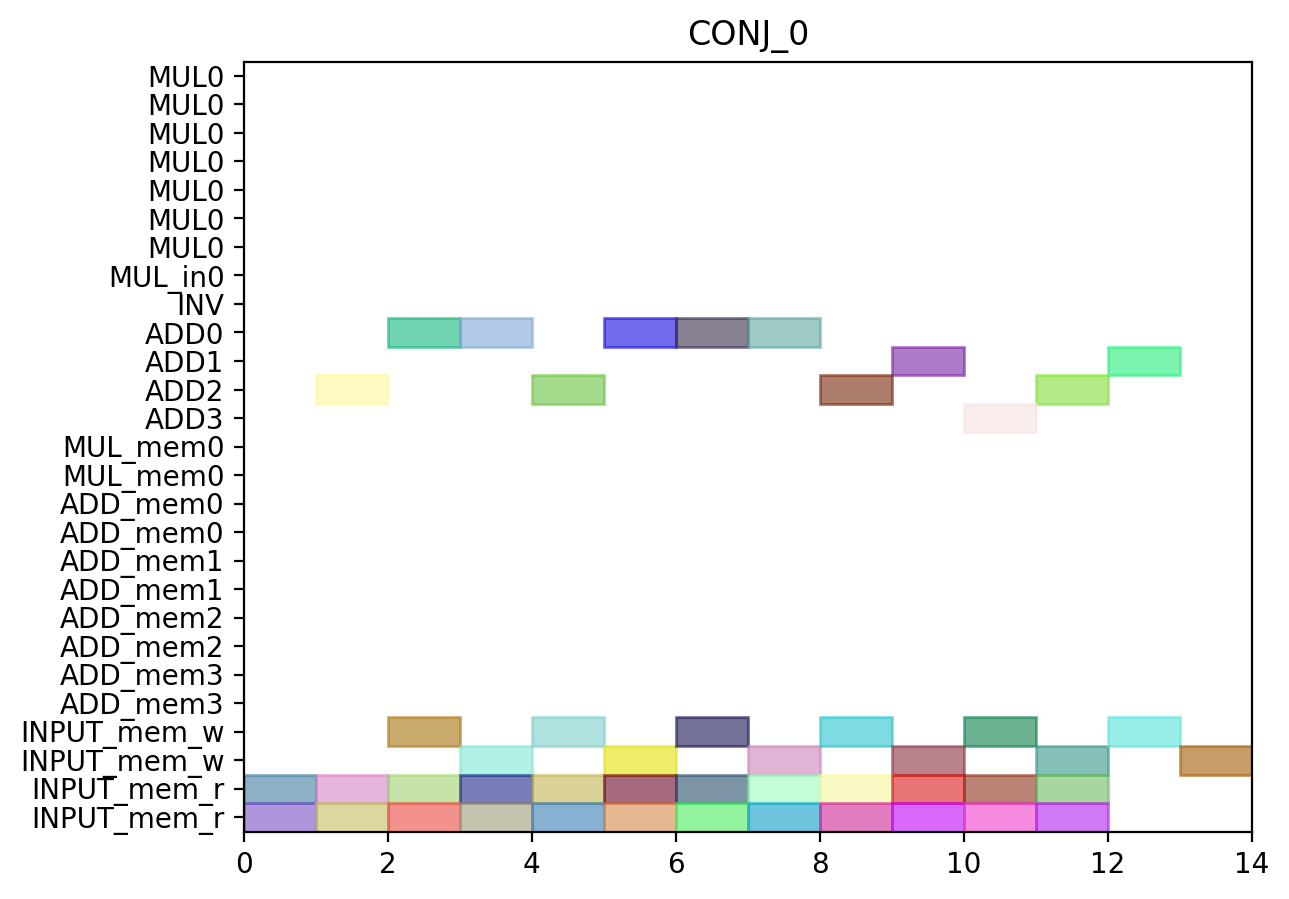

Reproduce this figure in Python.
from pyschedule import Scenario, solvers, plotters, alt


def solve():
	horizon = 90
	S = Scenario("CONJ_0", horizon=horizon)

	# resource
	MUL = S.Resources('MUL', num=1, size=7)
	MUL_in = S.Resources('MUL_in', num=1)
	INV = S.Resource('INV')
	ADD = S.Resources('ADD', num=4, periods=range(1, horizon))
	MUL_mem = S.Resources('MUL_mem', num=1, size=2)
	ADD_mem = S.Resources('ADD_mem', num=4, size=2)
	INPUT_mem_w = S.Resource('INPUT_mem_w', size=2)
	INPUT_mem_r = S.Resource('INPUT_mem_r', size=2)

	# result of previous scheduling

	# new tasks
	c000 = S.Task('c000', length=1, delay_cost=1)
	c000 += alt(ADD)

	S += 0<c000

	c000_mem0 = S.Task('c000_mem0', length=1, delay_cost=1)
	c000_mem0 += INPUT_mem_r
	S += c000_mem0 <= c000

	c000_mem1 = S.Task('c000_mem1', length=1, delay_cost=1)
	c000_mem1 += INPUT_mem_r
	S += c000_mem1 <= c000

	c000_w = S.Task('c000_w', length=1, delay_cost=1)
	c000_w += alt(INPUT_mem_w)
	S += c000 <= c000_w

	c001 = S.Task('c001', length=1, delay_cost=1)
	c001 += alt(ADD)

	S += 0<c001

	c001_mem0 = S.Task('c001_mem0', length=1, delay_cost=1)
	c001_mem0 += INPUT_mem_r
	S += c001_mem0 <= c001

	c001_mem1 = S.Task('c001_mem1', length=1, delay_cost=1)
	c001_mem1 += INPUT_mem_r
	S += c001_mem1 <= c001

	c001_w = S.Task('c001_w', length=1, delay_cost=1)
	c001_w += alt(INPUT_mem_w)
	S += c001 <= c001_w

	c010 = S.Task('c010', length=1, delay_cost=1)
	c010 += alt(ADD)

	S += 0<c010

	c010_mem0 = S.Task('c010_mem0', length=1, delay_cost=1)
	c010_mem0 += INPUT_mem_r
	S += c010_mem0 <= c010

	c010_mem1 = S.Task('c010_mem1', length=1, delay_cost=1)
	c010_mem1 += INPUT_mem_r
	S += c010_mem1 <= c010

	c010_w = S.Task('c010_w', length=1, delay_cost=1)
	c010_w += alt(INPUT_mem_w)
	S += c010 <= c010_w

	c011 = S.Task('c011', length=1, delay_cost=1)
	c011 += alt(ADD)

	S += 0<c011

	c011_mem0 = S.Task('c011_mem0', length=1, delay_cost=1)
	c011_mem0 += INPUT_mem_r
	S += c011_mem0 <= c011

	c011_mem1 = S.Task('c011_mem1', length=1, delay_cost=1)
	c011_mem1 += INPUT_mem_r
	S += c011_mem1 <= c011

	c011_w = S.Task('c011_w', length=1, delay_cost=1)
	c011_w += alt(INPUT_mem_w)
	S += c011 <= c011_w

	c100 = S.Task('c100', length=1, delay_cost=1)
	c100 += alt(ADD)

	S += 0<c100

	c100_mem0 = S.Task('c100_mem0', length=1, delay_cost=1)
	c100_mem0 += INPUT_mem_r
	S += c100_mem0 <= c100

	c100_mem1 = S.Task('c100_mem1', length=1, delay_cost=1)
	c100_mem1 += INPUT_mem_r
	S += c100_mem1 <= c100

	c100_w = S.Task('c100_w', length=1, delay_cost=1)
	c100_w += alt(INPUT_mem_w)
	S += c100 <= c100_w

	c101 = S.Task('c101', length=1, delay_cost=1)
	c101 += alt(ADD)

	S += 0<c101

	c101_mem0 = S.Task('c101_mem0', length=1, delay_cost=1)
	c101_mem0 += INPUT_mem_r
	S += c101_mem0 <= c101

	c101_mem1 = S.Task('c101_mem1', length=1, delay_cost=1)
	c101_mem1 += INPUT_mem_r
	S += c101_mem1 <= c101

	c101_w = S.Task('c101_w', length=1, delay_cost=1)
	c101_w += alt(INPUT_mem_w)
	S += c101 <= c101_w

	c110 = S.Task('c110', length=1, delay_cost=1)
	c110 += alt(ADD)

	S += 0<c110

	c110_mem0 = S.Task('c110_mem0', length=1, delay_cost=1)
	c110_mem0 += INPUT_mem_r
	S += c110_mem0 <= c110

	c110_mem1 = S.Task('c110_mem1', length=1, delay_cost=1)
	c110_mem1 += INPUT_mem_r
	S += c110_mem1 <= c110

	c110_w = S.Task('c110_w', length=1, delay_cost=1)
	c110_w += alt(INPUT_mem_w)
	S += c110 <= c110_w

	c111 = S.Task('c111', length=1, delay_cost=1)
	c111 += alt(ADD)

	S += 0<c111

	c111_mem0 = S.Task('c111_mem0', length=1, delay_cost=1)
	c111_mem0 += INPUT_mem_r
	S += c111_mem0 <= c111

	c111_mem1 = S.Task('c111_mem1', length=1, delay_cost=1)
	c111_mem1 += INPUT_mem_r
	S += c111_mem1 <= c111

	c111_w = S.Task('c111_w', length=1, delay_cost=1)
	c111_w += alt(INPUT_mem_w)
	S += c111 <= c111_w

	c200 = S.Task('c200', length=1, delay_cost=1)
	c200 += alt(ADD)

	S += 0<c200

	c200_mem0 = S.Task('c200_mem0', length=1, delay_cost=1)
	c200_mem0 += INPUT_mem_r
	S += c200_mem0 <= c200

	c200_mem1 = S.Task('c200_mem1', length=1, delay_cost=1)
	c200_mem1 += INPUT_mem_r
	S += c200_mem1 <= c200

	c200_w = S.Task('c200_w', length=1, delay_cost=1)
	c200_w += alt(INPUT_mem_w)
	S += c200 <= c200_w

	c201 = S.Task('c201', length=1, delay_cost=1)
	c201 += alt(ADD)

	S += 0<c201

	c201_mem0 = S.Task('c201_mem0', length=1, delay_cost=1)
	c201_mem0 += INPUT_mem_r
	S += c201_mem0 <= c201

	c201_mem1 = S.Task('c201_mem1', length=1, delay_cost=1)
	c201_mem1 += INPUT_mem_r
	S += c201_mem1 <= c201

	c201_w = S.Task('c201_w', length=1, delay_cost=1)
	c201_w += alt(INPUT_mem_w)
	S += c201 <= c201_w

	c210 = S.Task('c210', length=1, delay_cost=1)
	c210 += alt(ADD)

	S += 0<c210

	c210_mem0 = S.Task('c210_mem0', length=1, delay_cost=1)
	c210_mem0 += INPUT_mem_r
	S += c210_mem0 <= c210

	c210_mem1 = S.Task('c210_mem1', length=1, delay_cost=1)
	c210_mem1 += INPUT_mem_r
	S += c210_mem1 <= c210

	c210_w = S.Task('c210_w', length=1, delay_cost=1)
	c210_w += alt(INPUT_mem_w)
	S += c210 <= c210_w

	c211 = S.Task('c211', length=1, delay_cost=1)
	c211 += alt(ADD)

	S += 0<c211

	c211_mem0 = S.Task('c211_mem0', length=1, delay_cost=1)
	c211_mem0 += INPUT_mem_r
	S += c211_mem0 <= c211

	c211_mem1 = S.Task('c211_mem1', length=1, delay_cost=1)
	c211_mem1 += INPUT_mem_r
	S += c211_mem1 <= c211

	c211_w = S.Task('c211_w', length=1, delay_cost=1)
	c211_w += alt(INPUT_mem_w)
	S += c211 <= c211_w

	solvers.mip.solve(S,msg=1,kind='CPLEX',ratio_gap=1.01)

	solution = [['hoge']*len(S.solution()[1]) for i in range(len(S.solution()))]
	for i in range(len(S.solution())):
		for j in range(len(S.solution()[i])):
			solution[i][j]=str(S.solution()[i][j])
	print(solution)

	cycles = int(solution[-1][3])

	pic_file_name = "/home/mfukuda/pairing_automation_design2/bls12-1150/scheduling/CONJ_mul1_add4/CONJ_0.png"
	if(S.solution() != []):
		plotters.matplotlib.plot(S,img_filename=pic_file_name, vertical_text=True, fig_size=(cycles*0.25+3, 5), show_task_labels=False)

	return solution
